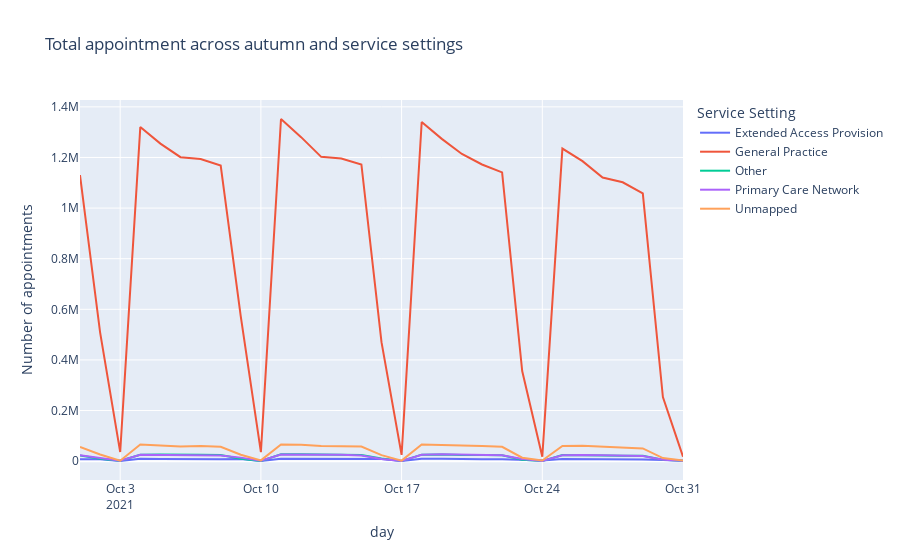

The code cell stored with this chart in its notebook:
### Markdown cell above
**Autumn (October 2021):**

### Code cell
# Look at October 2021 in more detail to allow a closer look.
# Create a lineplot.
fig = px.line(nc_ss_autumn, x = 'appointment_date', y = 'count_of_appointments', color = 'service_setting',
                 title = 'Total appointment across autumn and service settings', 
                 labels = {'appointment_date': 'day',
                           'count_of_appointments': 'Number of appointments',
                           'service_setting': 'Service Setting'})
fig.show()
